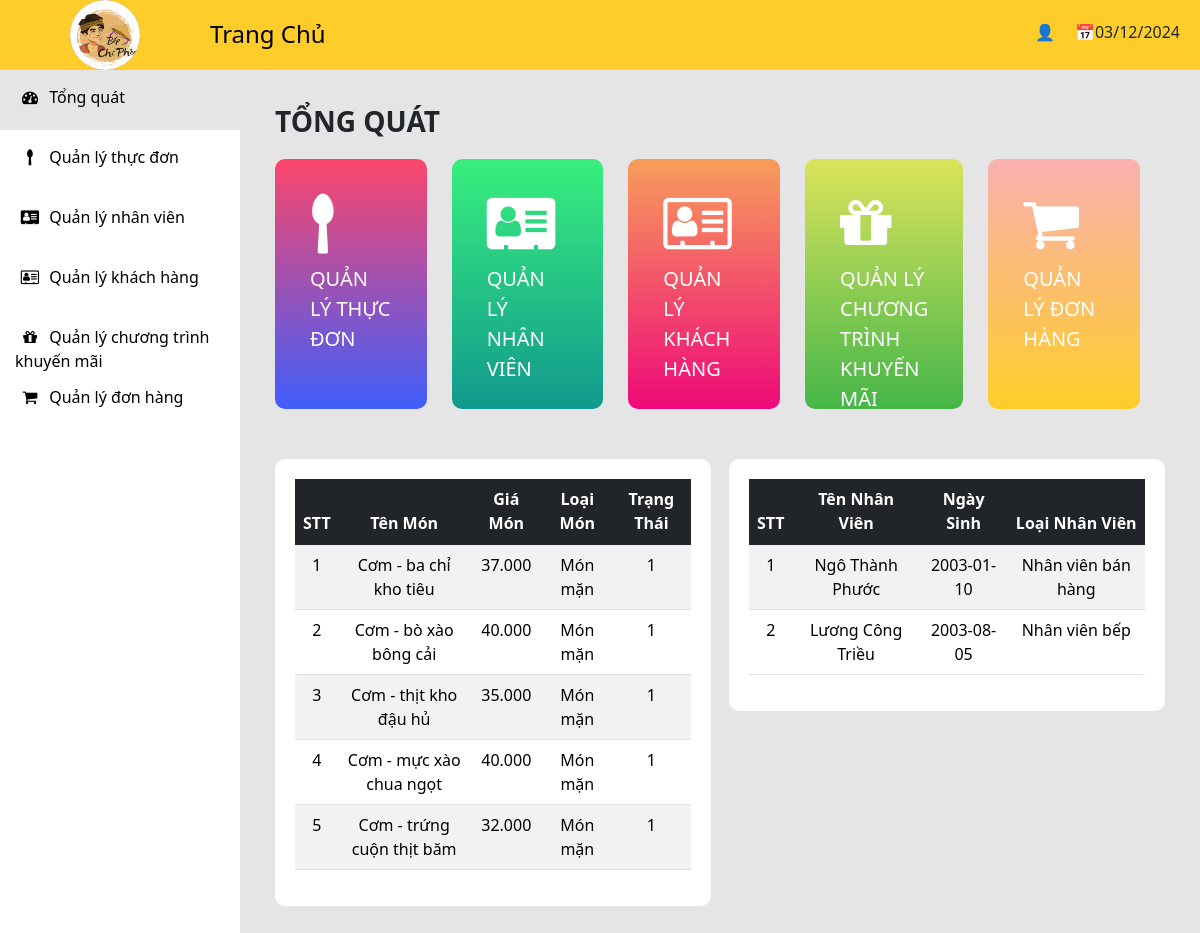
Screenshot of /view/admin/admin.php with the database file from the repository.
### tables this page shows
CREATE TABLE `monan` (
  `maMA` int(11) NOT NULL,
  `maLoaiMA` int(11) NOT NULL,
  `tenMA` varchar(50) NOT NULL,
  `soLuong` int(11) NOT NULL,
  `donGia` decimal(10,3) NOT NULL DEFAULT 0.000,
  `donViTinh` varchar(100) NOT NULL,
  `nguyenLieu` varchar(100) NOT NULL,
  `hinhAnh` varchar(100) NOT NULL,
  `trangThai` tinyint(4) NOT NULL,
  `mota` text NOT NULL
);

CREATE TABLE `loaimonan` (
  `maLoaiMA` int(11) NOT NULL,
  `tenLoaiMA` varchar(50) NOT NULL
);

CREATE TABLE `nhanvien` (
  `maNV` int(11) NOT NULL,
  `hoTen` varchar(100) NOT NULL,
  `idNguoiDung` int(11) NOT NULL,
  `maLoaiNV` int(11) NOT NULL,
  `ngaySinh` date NOT NULL
);

CREATE TABLE `loainhanvien` (
  `maLoaiNV` int(11) NOT NULL,
  `tenLoaiNV` varchar(50) NOT NULL
);

### model/mMonAn.php (called while the page is built, shortened)
<?php
    class MMonAn {
        public function SelectAllMATop5() {
            $p = new clsKetNoi();
            $conn = $p->moketnoi();
            $conn->set_charset('utf8');
            if($conn){
                $str = "select * from monan limit 5";
                $tblMA = $conn->query($str);
                return $tblMA;
            }else{
                return false;
            }
        }
        public function SelectAllTHByIDSP($txt)
		{
			$p =  new clsKetNoi();
			$con = $p->moketnoi();
			if($con)
			{
                $str = "SELECT tenLoaiMA FROM `monan` s JOIN loaimonan t on s.maLoaiMA=t.maLoaiMA WHERE maMA = '$txt'";
				$result = $con->query($str);
				return $result;
			}
			else
			{
				return false;
			}
		}
    }
?>

### controler/cMonAn.php (called while the page is built, shortened)
<?php
    include($_SERVER['DOCUMENT_ROOT'] . "/quanLyQuanCom/model/mMonAn.php");
    class CMonAn{
        public function getAllMATop5(){
            $p = new MMonAn();
            $tblMA = $p->SelectAllMATop5();
            if($tblMA){
                if($tblMA->num_rows>0){
                    return $tblMA;
                }else{
                    return -1;
                }
            }else{
                return false;
            }
        }
        public function GetTHByIDSP($txt)
		{
			$p = new MMonAn();
			$result = $p->SelectAllTHByIDSP($txt);
			if($result)
			{
				if($result->num_rows>0)
				{
					return $result;
				}
				else{
					return -1;
				}
			}
			else
			{
				return false;
			}
		}
    }
?>

### model/mNhanVien.php (called while the page is built, shortened)
<?php
    class MNhanVien {
        public function SelectAllNVTop5() {
            $p = new clsKetNoi();
            $conn = $p->moketnoi();
            $conn->set_charset('utf8');
            if($conn){
                $str = "select * from nhanvien limit 5";
                $tblNV = $conn->query($str);
                return $tblNV;
            }else{
                return false;
            }
        }
        public function SelectAllLNVByIDNV($txt)
		{
			$p =  new clsKetNoi();
			$con = $p->moketnoi();
			if($con)
			{
                $str = "SELECT tenLoaiNV FROM `loainhanvien` s JOIN nhanvien t on s.maLoaiNV=t.maLoaiNV WHERE maNV = '$txt'";
				$result = $con->query($str);
				return $result;
			}
			else
			{
				return false;
			}
		}
    }
?>

### controler/cNhanVien.php (called while the page is built, shortened)
<?php
    include($_SERVER['DOCUMENT_ROOT'] . "/quanLyQuanCom/model/mNhanVien.php");
    class CNhanVien{
        public function getAllNVTop5(){
            $p = new MNhanVien();
            $tblNV = $p->SelectAllNVTop5();
            if($tblNV){
                if($tblNV->num_rows>0){
                    return $tblNV;
                }else{
                    return -1;
                }
            }else{
                return false;
            }
        }
        public function GetLNVByIDNV($txt)
		{
			$p = new MNhanVien();
			$result = $p->SelectAllLNVByIDNV($txt);
			if($result)
			{
				if($result->num_rows>0)
				{
					return $result;
				}
				else{
					return -1;
				}
			}
			else
			{
				return false;
			}
		}
    }
?>

### view/admin/admin.php (the view, shortened to what this page needs)
<!DOCTYPE html>
<html lang="en">
<head>
    <link rel="stylesheet" type="text/css" href="../../css/admin_css/admin.css">
    <link rel="stylesheet" href="../../css/bootstrap-5.1.3-dist/css/bootstrap.min.css">
    <link rel="stylesheet" href="https://cdnjs.cloudflare.com/ajax/libs/font-awesome/4.7.0/css/font-awesome.min.css">
</head>
<body>
    <div class="container-fluid p-0">
        <div id="ql_header">
            <div class="logo" style="padding: 0; border-radius: 100px;">
                <a href="../../index.php"><img src="../../img/ChiPheologo.png" alt="" style="width: 100%; height: 100%; border-radius: 100px;"></a>
            </div>
            <a class="trangChu" href="../../index.php">
                <h4>Trang Chủ</h4>
            </a>
            <div class="date" style="float:right; margin-right: 100px; margin: 20px;"><span>📅</span><span id="currentDate"></span></div>
            <div class="nav-item dropdown">
                <a class="nav-link dropdown" href="#" role="button" data-bs-toggle="dropdown" style="float:right; margin-top: 20px; padding: 0;">👤</a>
            </div>
        </div>
        <div id="content">
            <div class="nav">
                <ul class="navbar-nav">
                    <li class="nav-item">
                        <a class="nav-link" href="admin.php" style="background-color: #E5E5E5;">
                            <i class="fa fa-tachometer"></i>
                                Tổng quát
                        </a>
                    </li>
                    <li class="nav-item">
                        <a class="nav-link" href="managementfood.php">
                            <i class="fa fa-spoon"></i>
                                Quản lý thực đơn
                        </a>
                    </li>
                    <li class="nav-item">
                        <a class="nav-link" href="management_employ.php">
                            <i class="fa fa-address-card"></i>
                            Quản lý nhân viên
                        </a>
                    </li>
                    <li class="nav-item">
                        <a class="nav-link" href="management_customer.php">
                            <i class="fa fa-address-card-o"></i>
                            Quản lý khách hàng
                        </a>
                    </li>
                    <li class="nav-item">
                        <a class="nav-link" href="management_gift.php">
                            <i class="fa fa-gift"></i>
                            Quản lý chương trình khuyến mãi
                        </a>
                    </li>
                    <li class="nav-item">
                        <a class="nav-link" href="management_order.php">
                            <i class="fa fa-shopping-cart"></i>
                            Quản lý đơn hàng
                        </a>
                    </li>
                </ul>
            </div>
            <div class="section">
                <h3 style="margin-bottom: 20px;"><b>TỔNG QUÁT</b></h3>
                <div class="mger_option" style="display:flex; height: 300px;">
                    <a class="option mger_food" href="managementfood.php">
                        <i class="fa fa-spoon" style="font-size: 60px;"></i><br>
                        <p style="font-size: 20px; margin-top: 10px;">QUẢN LÝ THỰC ĐƠN</p>
                    </a>
                    <a class="option mger_employ" href="management_employ.php">
                        <i class="fa fa-address-card" style="font-size: 60px;"></i><br>
                        <p style="font-size: 20px; margin-top: 10px;">QUẢN LÝ NHÂN VIÊN</p>
                    </a>
                    <a class="option mger_customer" href="management_customer.php">
                        <i class="fa fa-address-card-o" style="font-size: 60px;"></i><br>
                        <p style="font-size: 20px; margin-top: 10px;">QUẢN LÝ KHÁCH HÀNG</p>
                    </a>
                    <a class="option mger_gift" href="management_gift.php">
                        <i class="fa fa-gift" style="font-size: 60px;"></i><br>
                        <p style="font-size: 20px; margin-top: 10px;">QUẢN LÝ CHƯƠNG TRÌNH KHUYẾN MÃI</p>
                    </a>
                    <a class="option mger_order" href="management_order.php">
                        <i class="fa fa-shopping-cart" style="font-size: 60px;"></i><br>
                        <p style="font-size: 20px; margin-top: 10px;">QUẢN LÝ ĐƠN HÀNG</p>
                    </a>
                </div>
                <div style="width: 49%; float: left; background-color: white; padding: 20px; border-radius: 10px;">
                <?php
                    include_once("../../controler/cMonAn.php");
                    $p = new CMonAn();
                    $tblMA = $p->getAllMATop5();
                    if(!$tblMA)
                    {
                        echo 'Không kết nối được';
                    }
                    elseif($tblMA==-1)
                    {
                        echo 'Chưa có dữ liệu món ăn';
                    }
                    else
                    {
                        $dem=1;
                        echo '<table class="table table-striped" style="background-color: white;">
                                    <thead class="table-dark">
                                        <tr style="text-align:center;">
                                            <th>STT</th>
                                            <th>Tên Món</th>
                                            <th>Giá Món</th>
                                            <th>Loại Món</th>
                                            <th>Trạng Thái</th>
                                        </tr>
                                    </thead>
                                    <tbody>';
                        while($r=$tblMA->fetch_assoc())
                        {
                            echo '<tr style="text-align: center">';
                                echo '<td><a href="?id='.$r['maMA'].'" style="text-decoration:none; color: black;">'.$dem.'</a></td>';
                                echo '<td><a href="?id='.$r['maMA'].'" style="text-decoration:none; color: black;">'.$r['tenMA'].'</a></td>';
                                echo '<td><a href="?id='.$r['maMA'].'" style="text-decoration:none; color: black;">'.$r['donGia'].'</a></td>';
                                $rs = $p->GetTHByIDSP($r['maMA']);
                                if($rs->num_rows > 0) {
                                    while($row = $rs->fetch_assoc()) {
                                        echo '<td><a href="?id='.$r['maMA'].'" style="text-decoration:none; color: black;">'.$row['tenLoaiMA'].'</a></td>';
                                    }
                                }
                                echo '<td><a href="?id='.$r['maMA'].'" style="text-decoration:none; color: black;">'.$r['trangThai'].'</a></td>';
                            echo '</tr>';
                            $dem++;
                        }
                        echo '</tbody>';
                        echo '</table>';
                    }
                    ?>
                </div>
                <div style="width: 49%; float: right; background-color: white; padding: 20px; border-radius: 10px;">
                <?php
                    include_once("../../controler/cNhanVien.php");
                    $p = new CNhanVien();
                    $tblNV = $p->getAllNVTop5();
                    if(!$tblNV)
                    {
                        echo 'Không kết nối được';
                    }
                    elseif($tblNV==-1)
                    {
                        echo 'Chưa có dữ liệu món ăn';
                    }
                    else
                    {
                        $dem=1;
                        echo '<table class="table table-striped" style="background-color: white;">
                                    <thead class="table-dark">
                                        <tr style="text-align:center;">
                                            <th>STT</th>
                                            <th>Tên Nhân Viên</th>
                                            <th>Ngày Sinh</th>
                                            <th>Loại Nhân Viên</th>
                                        </tr>
                                    </thead>
                                    <tbody>';
                        while($r=$tblNV->fetch_assoc())
                        {
                            echo '<tr style="text-align: center">';
                                echo '<td><a href="?id='.$r['maNV'].'" style="text-decoration:none; color: black;">'.$dem.'</a></td>';
                                echo '<td><a href="?id='.$r['maNV'].'" style="text-decoration:none; color: black;">'.$r['hoTen'].'</a></td>';
                                echo '<td><a href="?id='.$r['maNV'].'" style="text-decoration:none; color: black;">'.$r['ngaySinh'].'</a></td>';
                                $rs = $p->GetLNVByIDNV($r['maNV']);
                                if($rs->num_rows > 0) {
                                    while($row = $rs->fetch_assoc()) {
                                        echo '<td><a href="?id='.$r['maNV'].'" style="text-decoration:none; color: black;">'.$row['tenLoaiNV'].'</a></td>';
                                    }
                                }
                            echo '</tr>';
                            $dem++;
                        }
                        echo '</tbody>';
                        echo '</table>';
                    }
                    ?>
                </div>
            </div>
            </div>
        </div>
</body>
</html>

### css/admin_css/admin.css (style rules this page uses)
* { box-sizing: border-box; margin: 0 auto; }
.container-fluid { background-color: #E5E5E5; }
#ql_header { width: 100%; height: 70px; background-color: #FFCD29; }
.logo { width: 70px; height: 100%; background-color: #AB6060; float: left; margin-left: 70px; text-align: center; }
.trangChu { width: 200px; height: 100%; float: left; padding-top: 20px; margin-left: 70px; text-decoration: none; color: black; }
#content { width: 100%; height: 1000px; }
#content .nav { width: 20%; height: 100%; background-color: white; float: left; }
#content .nav-item { margin: 0; }
#content .navbar-nav { width: 100%; }
#content .nav a { color: black; width: 100%; height: 60px; padding: 15px; float: left; }
#content .nav a i { width: 30px; text-align: center; }
#content .section { width: 80%; padding: 35px; float: left; }
#content .section .mger_option .option { width: 250px; height: 250px; float: left; margin-right: 25px; margin-bottom: 25px; transition: filter 0.4s ease; padding: 35px; text-decoration: none; color: white; }
#content .section .mger_option .mger_food { background-image: -webkit-linear-gradient(90deg, #3f5efb 0%, #fc466b 100%); border-radius: 10px; }
#content .section .mger_option .mger_employ { background-image: -webkit-linear-gradient(90deg, #11998e 0%, #38ef7d 100%); border-radius: 10px; }
#content .section .mger_option .mger_customer { background-image: -webkit-linear-gradient(90deg, #ee0979 0%, #f89d5b 100%); border-radius: 10px; }
#content .section .mger_option .mger_gift { background-image: -webkit-linear-gradient(90deg, #45b649 0%, #dce35b 100%); border-radius: 10px; }
#content .section .mger_option .mger_order { background-image: -webkit-linear-gradient(90deg, #FFCD29 0%, #f9b0b0 100%); border-radius: 10px; }

### rows the page displays
monan: tenMA "Cơm - ba chỉ kho tiêu", donGia "37.000", trangThai "1"
loaimonan: tenLoaiMA "Món mặn"
monan: tenMA "Cơm - bò xào bông cải", donGia "40.000", trangThai "1"
monan: tenMA "Cơm - thịt kho đậu hủ", donGia "35.000", trangThai "1"
monan: tenMA "Cơm - mực xào chua ngọt", donGia "40.000", trangThai "1"
monan: tenMA "Cơm - trứng cuộn thịt băm", donGia "32.000", trangThai "1"
nhanvien: hoTen "Ngô Thành Phước", ngaySinh "2003-01-10"
loainhanvien: tenLoaiNV "Nhân viên bán hàng"
nhanvien: hoTen "Lương Công Triều", ngaySinh "2003-08-05"
loainhanvien: tenLoaiNV "Nhân viên bếp"
